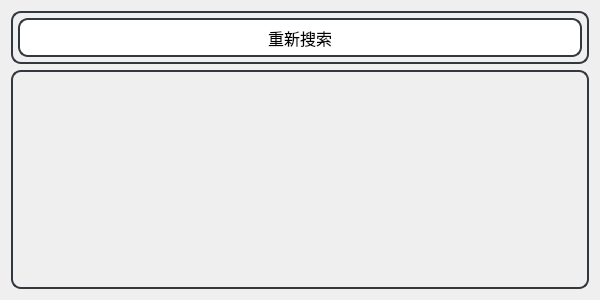
<?xml version="1.0" encoding="UTF-8"?>
<ui version="4.0">
 <class>search_dialog</class>
 <widget class="QDialog" name="search_dialog">
  <property name="windowModality">
   <enum>Qt::NonModal</enum>
  </property>
  <property name="enabled">
   <bool>true</bool>
  </property>
  <property name="geometry">
   <rect>
    <x>0</x>
    <y>0</y>
    <width>600</width>
    <height>300</height>
   </rect>
  </property>
  <property name="sizePolicy">
   <sizepolicy hsizetype="Fixed" vsizetype="Fixed">
    <horstretch>0</horstretch>
    <verstretch>6</verstretch>
   </sizepolicy>
  </property>
  <property name="font">
   <font>
    <family>黑体</family>
    <pointsize>12</pointsize>
   </font>
  </property>
  <property name="windowTitle">
   <string>鹅山通</string>
  </property>
  <property name="windowIcon">
   <iconset>
    <normaloff>icon.svg</normaloff>icon.svg</iconset>
  </property>
  <property name="layoutDirection">
   <enum>Qt::LeftToRight</enum>
  </property>
  <property name="sizeGripEnabled">
   <bool>false</bool>
  </property>
  <layout class="QVBoxLayout" name="verticalLayout" stretch="150,618">
   <property name="sizeConstraint">
    <enum>QLayout::SetDefaultConstraint</enum>
   </property>
   <item>
    <widget class="QGroupBox" name="horizontalGroupBox">
     <property name="styleSheet">
      <string notr="true">QGroupBox {
	color: black;
	border: 2px solid #33373E;
	border-radius: 10px; 
}</string>
     </property>
     <layout class="QHBoxLayout" name="horizontalLayout" stretch="618,200">
      <property name="leftMargin">
       <number>5</number>
      </property>
      <property name="topMargin">
       <number>5</number>
      </property>
      <property name="rightMargin">
       <number>5</number>
      </property>
      <property name="bottomMargin">
       <number>5</number>
      </property>
      <item>
       <layout class="QHBoxLayout" name="routeLayout"/>
      </item>
      <item>
       <widget class="QPushButton" name="pushButton">
        <property name="sizePolicy">
         <sizepolicy hsizetype="Minimum" vsizetype="Expanding">
          <horstretch>0</horstretch>
          <verstretch>0</verstretch>
         </sizepolicy>
        </property>
        <property name="font">
         <font>
          <family>黑体</family>
          <pointsize>12</pointsize>
         </font>
        </property>
        <property name="styleSheet">
         <string notr="true">QPushButton {
	border-radius: 10px;
	border: 2px solid #33373E;
    background-color: #FFFFFF;     
}
QPushButton:hover {
    background-color: rgb(209, 209, 209); 
}
QPushButton:pressed {
    background-color: rgb(190, 190, 190);
}</string>
        </property>
        <property name="text">
         <string>重新搜索</string>
        </property>
       </widget>
      </item>
     </layout>
    </widget>
   </item>
   <item>
    <widget class="QScrollArea" name="scrollArea">
     <property name="sizePolicy">
      <sizepolicy hsizetype="Expanding" vsizetype="Expanding">
       <horstretch>0</horstretch>
       <verstretch>0</verstretch>
      </sizepolicy>
     </property>
     <property name="styleSheet">
      <string notr="true">#scrollArea {
	border-radius: 10px;
	border: 2px solid #33373E;
	border-style: solid;
	padding: 10px;
}
QScrollBar:vertical {
border: none;
width: 10px;
margin: 0px 0 0px 0;
}
QScrollBar::handle:vertical {
background: Gainsboro;
min-height: 20px;
border-radius: 5px;
border: none;
}
QScrollBar::add-line:vertical {
border: 0px solid grey;
height: 0px;
subcontrol-position: bottom;
subcontrol-origin: margin;
}
QScrollBar::sub-line:vertical {
border: 0px solid grey;
height: 0px;
subcontrol-position: top;
subcontrol-origin: margin;
}
QScrollBar::add-page:vertical, QScrollBar::sub-page:vertical {
background: none;
width: 0px;
height: 0px;
}
QScrollBar::handle:vertical:hover,QScrollBar::handle:vertical:pressed{
background: rgb(209, 209, 209);
min-height: 20px;
border-radius: 5px;
border: none;
}</string>
     </property>
     <property name="frameShape">
      <enum>QFrame::Box</enum>
     </property>
     <property name="frameShadow">
      <enum>QFrame::Raised</enum>
     </property>
     <property name="widgetResizable">
      <bool>true</bool>
     </property>
     <widget class="QWidget" name="scrollAreaWidgetContents">
      <property name="geometry">
       <rect>
        <x>0</x>
        <y>0</y>
        <width>558</width>
        <height>198</height>
       </rect>
      </property>
      <property name="styleSheet">
       <string notr="true">QWidget{
    background-color: none;      /* 背景颜色为白色 */
}</string>
      </property>
     </widget>
    </widget>
   </item>
  </layout>
 </widget>
 <resources/>
 <connections/>
</ui>
